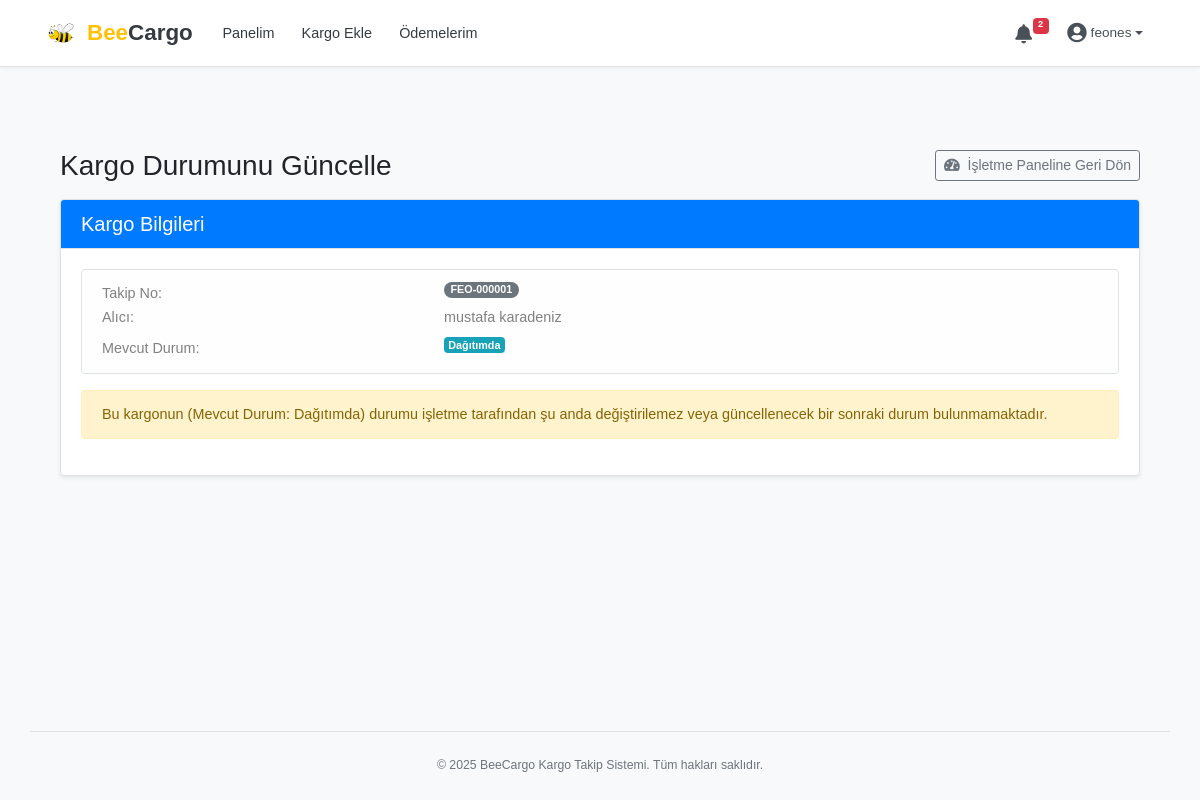
Page /business/update_status/1 (signed in) on the committed database.
### app/models.py (models this page shows, shortened)
class Kargolar(db.Model):
    __tablename__ = 'kargolar'
    id = db.Column(db.Integer, primary_key=True)
    isletme_id = db.Column(db.Integer, db.ForeignKey('isletmeler.id'), nullable=False)
    takip_numarasi = db.Column(db.String(50), unique=True, nullable=False)
    alici_adi_soyadi = db.Column(db.String(150), nullable=False)
    alici_telefon = db.Column(db.String(20), nullable=False) # Bu zaten zorunlu
    alici_email = db.Column(db.String(120), nullable=True)
    alici_adres = db.Column(db.Text, nullable=False)
    alici_sehir = db.Column(db.String(100), nullable=False) # KKTC için bu "İlçe" olacak
    alici_ilce = db.Column(db.String(100), nullable=True)  # KKTC için bu "Köy/Mahalle" olacak
    urun_bedeli_alici_tahsil = db.Column(db.Numeric(10, 2), nullable=False, default=0.00)
    kargo_ucreti_isletme_borcu = db.Column(db.Numeric(10, 2), nullable=False, default=0.00)
    kargo_ucreti_alici_tahsil = db.Column(db.Numeric(10, 2), default=0.00)
    toplam_tahsil_edilecek_alici = db.Column(db.Numeric(10, 2), default=0.00)
    isletmeye_aktarilacak_tutar = db.Column(db.Numeric(10, 2), default=0.00)
    odeme_yontemi_teslimde = db.Column(db.String(50), nullable=True)
    odeme_durumu_alici = db.Column(db.String(50), nullable=False, default="Alıcıdan Ödeme Bekleniyor")
    kargo_durumu = db.Column(db.Enum(KargoDurumEnum),
                             nullable=False,
                             default=KargoDurumEnum.HAZIRLANIYOR)
    ozel_not = db.Column(db.Text, nullable=True)
    planlanan_teslim_tarihi = db.Column(db.Date, nullable=True)
    teslim_tarihi = db.Column(db.DateTime, nullable=True)
    pdf_yolu = db.Column(db.String(255), nullable=True)
    isletmeye_aktarildi_mi = db.Column(db.Boolean, default=False)
    olusturulma_tarihi = db.Column(db.DateTime, default=datetime.now)
    guncellenme_tarihi = db.Column(db.DateTime, default=datetime.now, onupdate=datetime.now)
    kurye_id = db.Column(db.Integer, db.ForeignKey('kuryeler.id'), nullable=True)
    alici_gecici_enlem = db.Column(db.Float, nullable=True)
    alici_gecici_boylam = db.Column(db.Float, nullable=True)
    alici_gecici_konum_zamani = db.Column(db.DateTime, nullable=True)
    odeme_iliskileri = db.relationship('OdemeKargoIliskileri', backref='kargo', lazy='dynamic')

### app/routes_business.py (the view, shortened to what this page needs)
@bp_business.route('/update_status/<int:kargo_id>', methods=['GET', 'POST'])
def update_shipment_status(kargo_id):
    if 'isletme_id' not in session:
        flash('Bu işlemi yapmak için işletme olarak giriş yapmalısınız.', 'error')
        return redirect(url_for('bp_business.login'))
    kargo_obj = Kargolar.query.filter_by(id=kargo_id, isletme_id=session['isletme_id']).first_or_404()
    if kargo_obj.isletmeye_aktarildi_mi:
        flash(f"'{kargo_obj.takip_numarasi}' takip numaralı kargonun ödemesi yapıldığı için durumu değiştirilemez.", 'warning')
        return redirect(url_for('bp_business.shipment_details', kargo_id=kargo_id))
    kurye_admin_islem_durumlari = [
        KargoDurumEnum.KARGO_ALINDI_MERKEZDE, KargoDurumEnum.DAGITIMDA,
        KargoDurumEnum.TESLIM_EDILDI, KargoDurumEnum.TESLIM_EDILEMEDI_ALICI_ULASILAMADI,
        KargoDurumEnum.TESLIM_EDILEMEDI_ADRES_HATALI, KargoDurumEnum.IADE_SURECINDE,
        KargoDurumEnum.IADE_EDILDI_ISLETMEYE, KargoDurumEnum.IPTAL_EDILDI_ADMIN
    ]
    can_update_by_business = kargo_obj.kargo_durumu not in kurye_admin_islem_durumlari and not kargo_obj.isletmeye_aktarildi_mi
    gecerli_sonraki_durumlar_isletme = []
    if kargo_obj.kargo_durumu == KargoDurumEnum.HAZIRLANIYOR:
        gecerli_sonraki_durumlar_isletme = [KargoDurumEnum.PAKETLENDI, KargoDurumEnum.KURYE_TESLIM_HAZIR, KargoDurumEnum.IPTAL_EDILDI_ISLETME]
    elif kargo_obj.kargo_durumu == KargoDurumEnum.PAKETLENDI:
        gecerli_sonraki_durumlar_isletme = [KargoDurumEnum.HAZIRLANIYOR, KargoDurumEnum.KURYE_TESLIM_HAZIR, KargoDurumEnum.IPTAL_EDILDI_ISLETME]
    elif kargo_obj.kargo_durumu == KargoDurumEnum.KURYE_TESLIM_HAZIR:
        gecerli_sonraki_durumlar_isletme = [KargoDurumEnum.PAKETLENDI, KargoDurumEnum.IPTAL_EDILDI_ISLETME]
    elif kargo_obj.kargo_durumu == KargoDurumEnum.MUSTERIDEN_ALINMAYI_BEKLIYOR:
        gecerli_sonraki_durumlar_isletme = [KargoDurumEnum.IPTAL_EDILDI_ISLETME]
    form_data_on_error = {}
    return render_template('business_update_shipment_status.html', kargo=kargo_obj, guncellenebilir_durumlar=gecerli_sonraki_durumlar_isletme, form_data=form_data_on_error, can_update_by_business=can_update_by_business, KargoDurumEnum=KargoDurumEnum)

### app/templates/business_update_shipment_status.html (shortened to what this page needs)
﻿{% extends "base.html" %}
{% block content %}
<div class="container mt-4 mb-4">
    <div class="d-flex justify-content-between align-items-center mb-3">
        <h2 class="mb-0">Kargo Durumunu Güncelle</h2>
        <a href="{{ url_for('bp_business.dashboard') }}" class="btn btn-outline-secondary btn-sm">
            <i class="fas fa-tachometer-alt mr-1"></i> İşletme Paneline Geri Dön
        </a>
    </div>
    <div class="card shadow-sm">
        <div class="card-header bg-primary text-white">
            <h3 class="mb-0 h5">Kargo Bilgileri</h3>
        </div>
        <div class="card-body">
            {% if kargo %}
            <div class="alert alert-light border">
                <dl class="row mb-0">
                    <dt class="col-sm-4">Takip No:</dt>
                    <dd class="col-sm-8"><span class="badge badge-pill badge-secondary">{{ kargo.takip_numarasi }}</span></dd>
                    <dt class="col-sm-4">Alıcı:</dt>
                    <dd class="col-sm-8">{{ kargo.alici_adi_soyadi }}</dd>
                    <dt class="col-sm-4">Mevcut Durum:</dt>
                    <dd class="col-sm-8"><span class="badge badge-info">{{ kargo.kargo_durumu.value }}</span></dd>
                </dl>
            </div>
            {% if can_update_by_business and guncellenebilir_durumlar %}
            <form method="POST" action="{{ url_for('bp_business.update_shipment_status', kargo_id=kargo.id) }}">
                <div class="form-group mt-3">
                    <label for="yeni_kargo_durumu"><strong>Yeni Kargo Durumu Seçin (*)</strong></label>
                    <select id="yeni_kargo_durumu" name="yeni_kargo_durumu" class="form-control form-control-lg" required>
                        <option value="" disabled selected>Lütfen bir durum seçin...</option>
                        {% for durum_secenek in guncellenebilir_durumlar %}
                        <option value="{{ durum_secenek.value }}"
                                {% if request.form.get('yeni_kargo_durumu')==durum_secenek.value %}selected{% endif %}>
                            {{ durum_secenek.value }}
                        </option>
                        {% endfor %}
                    </select>
                    <small class="form-text text-muted">Kargonun bir sonraki geçerli durumunu listeden seçin.</small>
                </div>
                <div class="text-right mt-4">
                    <button type="submit" class="btn btn-primary btn-lg">
                        <i class="fas fa-check-circle mr-1"></i> Durumu Kaydet
                    </button>
                </div>
            </form>
            {% else %}
            <div class="alert alert-warning mt-3">
                Bu kargonun (Mevcut Durum: {{ kargo.kargo_durumu.value }}) durumu işletme tarafından şu anda değiştirilemez veya güncellenecek bir sonraki durum bulunmamaktadır.
            </div>
            {% endif %}
            {% else %}
            <div class="alert alert-danger">Kargo bilgileri bulunamadı.</div>
            {% endif %}
        </div>
    </div>
</div>
{% endblock %}
{% block head_extra %}
<link rel="stylesheet" href="https://cdnjs.cloudflare.com/ajax/libs/font-awesome/5.15.3/css/all.min.css">
{% endblock %}

### app/static/css/style.css (style rules this page uses)
html { overflow-y: scroll; font-size: 16px; height: 100%; }
body { padding-top: 78px; background-color: #f8f9fa; display: flex; flex-direction: column; min-height: 100%; font-family: 'Poppins', sans-serif; font-size: 0.9rem; color: #212529; line-height: 1.6; }
.card { margin-bottom: 1.5rem; border: 1px solid #dee2e6; box-shadow: 0 0.125rem 0.25rem rgba(0,0,0,.05); }
.card-header { background-color: #f8f9fa; border-bottom: 1px solid #dee2e6; padding: .75rem 1.25rem; }
.card-header h2.h5, .card-header h3.h5, .card-header h5 { font-size: 1.05rem; font-weight: 600; margin-bottom: 0; }

### app/templates/business_update_shipment_status.html (style rules this page uses)
.card-header h3.h5 { font-size: 1.25rem; font-weight: 500; }
h2.mb-0 { font-size: 1.75rem; }
.alert-light.border dt { font-weight: 500; }

### rows in the picture
Kargolar: takip_numarasi "FEO-000001", alici_adi_soyadi "mustafa karadeniz", kargo_durumu.value "Dağıtımda"

### other values in the picture
{{ unread_notification_count }} "2"
{{ session.get('isletme_kullanici_adi', 'İşletme') }} "feones"
